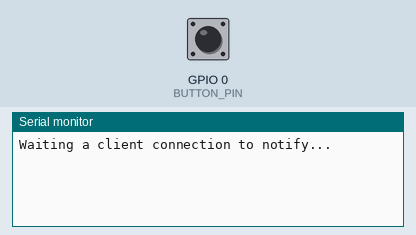
The program below on a simulated ESP32. Parts: the last lines printed to the serial monitor. The test bench sets the inputs (shaded band); at power-on: GPIO 0 (BUTTON_PIN) HIGH. Nothing arrives over Bluetooth unless stated; a phone connects over Bluetooth LE 3 s after start.

Above: at 1.2 s.
1.3 s: GPIO 0 (BUTTON_PIN) pulled LOW for 0.15 s
At 1.7 s:
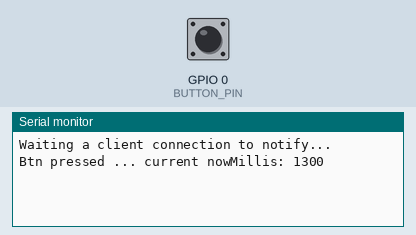
4.4 s: GPIO 0 (BUTTON_PIN) pulled LOW for 1 s
At 5.2 s:
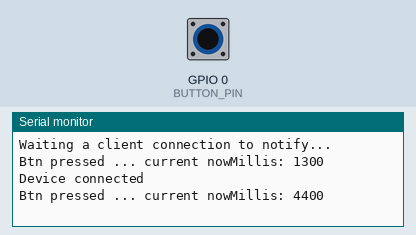
6.9 s: GPIO 0 (BUTTON_PIN) pulled LOW for 0.15 s
At 8.3 s:
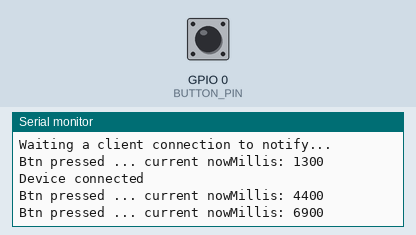

Measured:
- after the input at 1.3 s, the serial monitor: prints a new line at once (image 1)
- after the input at 4.4 s, the serial monitor: prints a new line at once (image 2)
- after the input at 6.9 s, the serial monitor: prints a new line at once (image 3)

The program:

main.cpp
```cpp
#include <Arduino.h>
#include <BLEDevice.h>
#include <BLEUtils.h>
#include <BLEServer.h>
#include <BLE2902.h>

// 定义用于按钮输入的GPIO引脚
#define BUTTON_PIN 0

// BLE服务和特性UUID
#define SERVICE_UUID "4fafc201-1fb5-459e-8fcc-c5c9c331914b"
#define READ_CHARACTERISTIC_UUID "beb5483e-36e1-4688-b7f5-ea07361b26a8"
#define NOTIFY_CHARACTERISTIC_UUID "bc6fefd7-2a30-8a53-f76b-9937bc1ec4c1"

BLEServer *pServer = nullptr;
BLECharacteristic *pReadCharacteristic = nullptr;
BLECharacteristic *pNotifyIndicateCharacteristic = nullptr;

// 按钮的状态检测
volatile bool buttonPressed = false;
unsigned long buttonPressTime = 0;

class MyServerCallbacks : public BLEServerCallbacks
{
  void onConnect(BLEServer *pServer)
  {
    Serial.println("Device connected");
  }

  void onDisconnect(BLEServer *pServer)
  {
    Serial.println("Device disconnected");
    // 断开连接后重新开始广播，以便设备可以再次被发现
    BLEDevice::startAdvertising();
    Serial.println("Restarting advertising...");
  }
};

void setup()
{
  Serial.begin(115200);
  pinMode(BUTTON_PIN, INPUT_PULLUP);

  // 初始化BLE设备
  BLEDevice::init("zhghx_esp_32");

  // 创建BLE服务器
  pServer = BLEDevice::createServer();
  pServer->setCallbacks(new MyServerCallbacks());
  BLEService *pService = pServer->createService(SERVICE_UUID);

  // 创建主动读取的特征
  pReadCharacteristic = pService->createCharacteristic(READ_CHARACTERISTIC_UUID, BLECharacteristic::PROPERTY_READ);
  // pReadCharacteristic->setValue("Hello World TEST , Read Value!");

  // 创建通知的特征
  pNotifyIndicateCharacteristic = pService->createCharacteristic(NOTIFY_CHARACTERISTIC_UUID, BLECharacteristic::PROPERTY_NOTIFY);
  pNotifyIndicateCharacteristic->addDescriptor(new BLE2902());

  pService->start();

  // 开始广播
  BLEAdvertising *pAdvertising = BLEDevice::getAdvertising();
  pAdvertising->addServiceUUID(SERVICE_UUID);
  pAdvertising->setScanResponse(true);
  pAdvertising->setMinPreferred(0x06); // 设置广告间隔的最小值
  pAdvertising->setMaxPreferred(0x12); // 设置广告间隔的最大值
  BLEDevice::startAdvertising();
  Serial.println("Waiting a client connection to notify...");
}

void loop()
{
  // 检测按钮是否按下
  if (digitalRead(BUTTON_PIN) == LOW)
  {
    unsigned long nowMillis = millis(); // 获取当前时间戳
    std::string nowStr = std::to_string(nowMillis);
    pReadCharacteristic->setValue("[*] Data from ESP32 ! Time: " + nowStr + " ms !");
    pNotifyIndicateCharacteristic->setValue(nowStr); // 设置特性的值为包含时间戳的数据
    pNotifyIndicateCharacteristic->notify();
    Serial.println("Btn pressed ... current nowMillis: " + String(nowMillis));
    delay(1000); // 间隔1秒发送一次数据
  }
}
```
